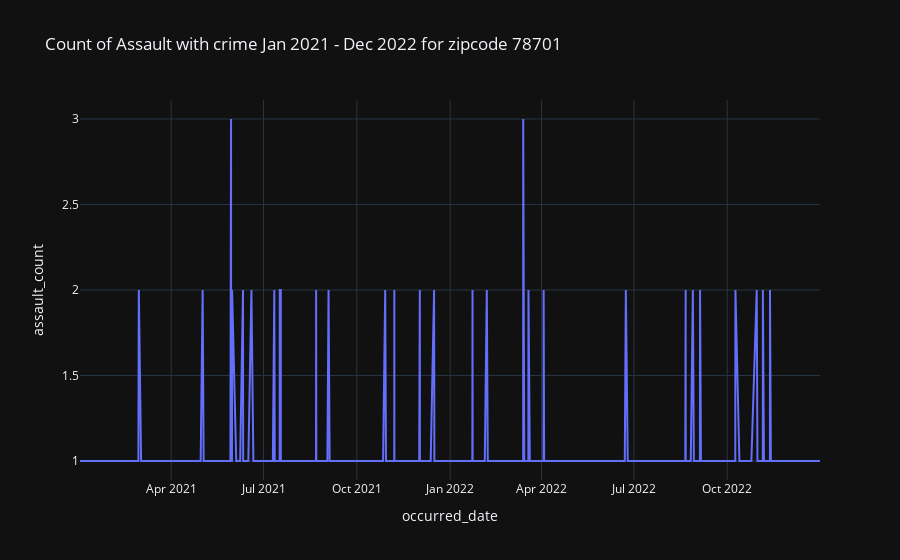

The cell this chart's notebook holds for it:
### Code cell
fig = px.line(df_assault_21_22_gp, x='occurred_date', y='assault_count', title="Count of Assault with crime Jan 2021 - Dec 2022 for zipcode 78701",template='plotly_dark')

fig.show()

### Figure 1 — Plotly figure (JSON) as saved in the notebook; plotly's stock layout.template omitted (floating-point values rounded to 4 significant figures; data arrays with more than 128 entries replaced by an {"elided": "..."} marker saying what was removed)
{"data": [{"hovertemplate": "occurred_date=%{x}<br>assault_count=%{y}<extra></extra>", "legendgroup": "", "line": {"color": "#636efa", "dash": "solid"}, "marker": {"symbol": "circle"}, "mode": "lines", "name": "", "orientation": "v", "showlegend": false, "type": "scatter", "x": {"elided": "688 str values"}, "xaxis": "x", "y": {"elided": "688 int values"}, "yaxis": "y"}], "layout": {"legend": {"tracegroupgap": 0}, "title": {"text": "Count of Assault with crime Jan 2021 - Dec 2022 for zipcode 78701"}, "xaxis": {"anchor": "y", "domain": [0, 1], "title": {"text": "occurred_date"}}, "yaxis": {"anchor": "x", "domain": [0, 1], "title": {"text": "assault_count"}}}}
